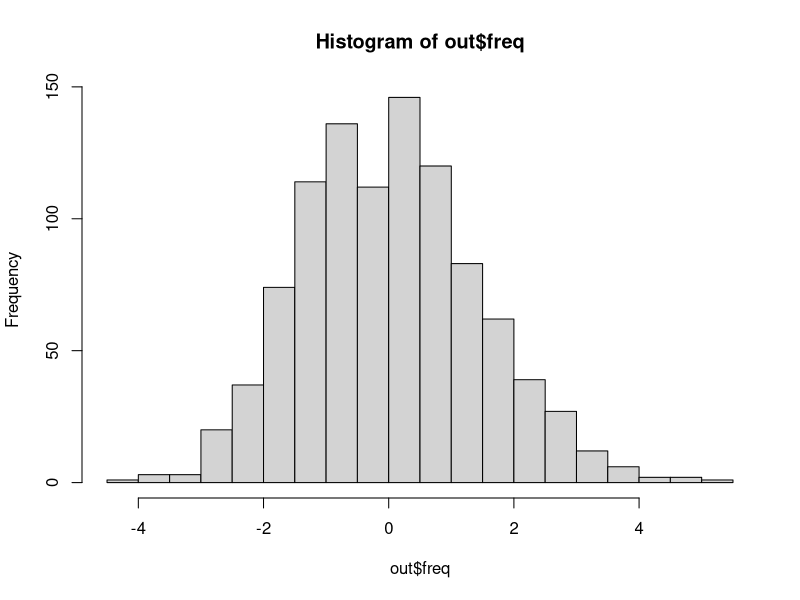
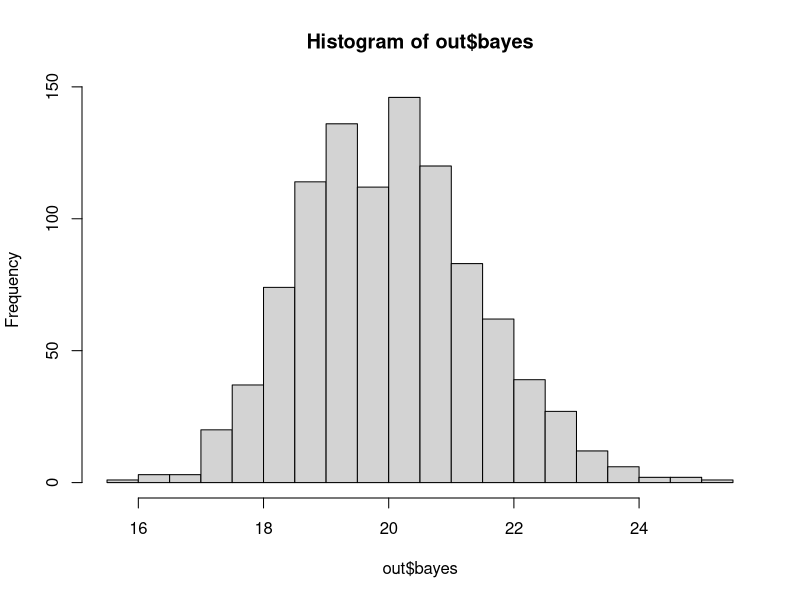

R code for these plots, in order:
library(MASS)

simulate = function(n,p,mu,N){
	bayes = rep(0,N)
	freq = rep(0,N)
	Sigma = diag(rep(1,p))
	for(i in 1:N){
		x = mvrnorm(n,mu,Sigma)
		xbar = apply(x,2,mean)
		freq[i] = sum(xbar^2) - (p/n)
		bayes[i] = sum(xbar^2) + (p/n)
	}
	return(list(freq=freq,bayes=bayes))
} 

n  = 10
p  = 100
mu = rep(0,p)
N  = 1000

out = simulate(n,p,mu,N)

print(out)

pdf("plot.pdf")

hist(out$freq,nclass=25)
hist(out$bayes,nclass=25)